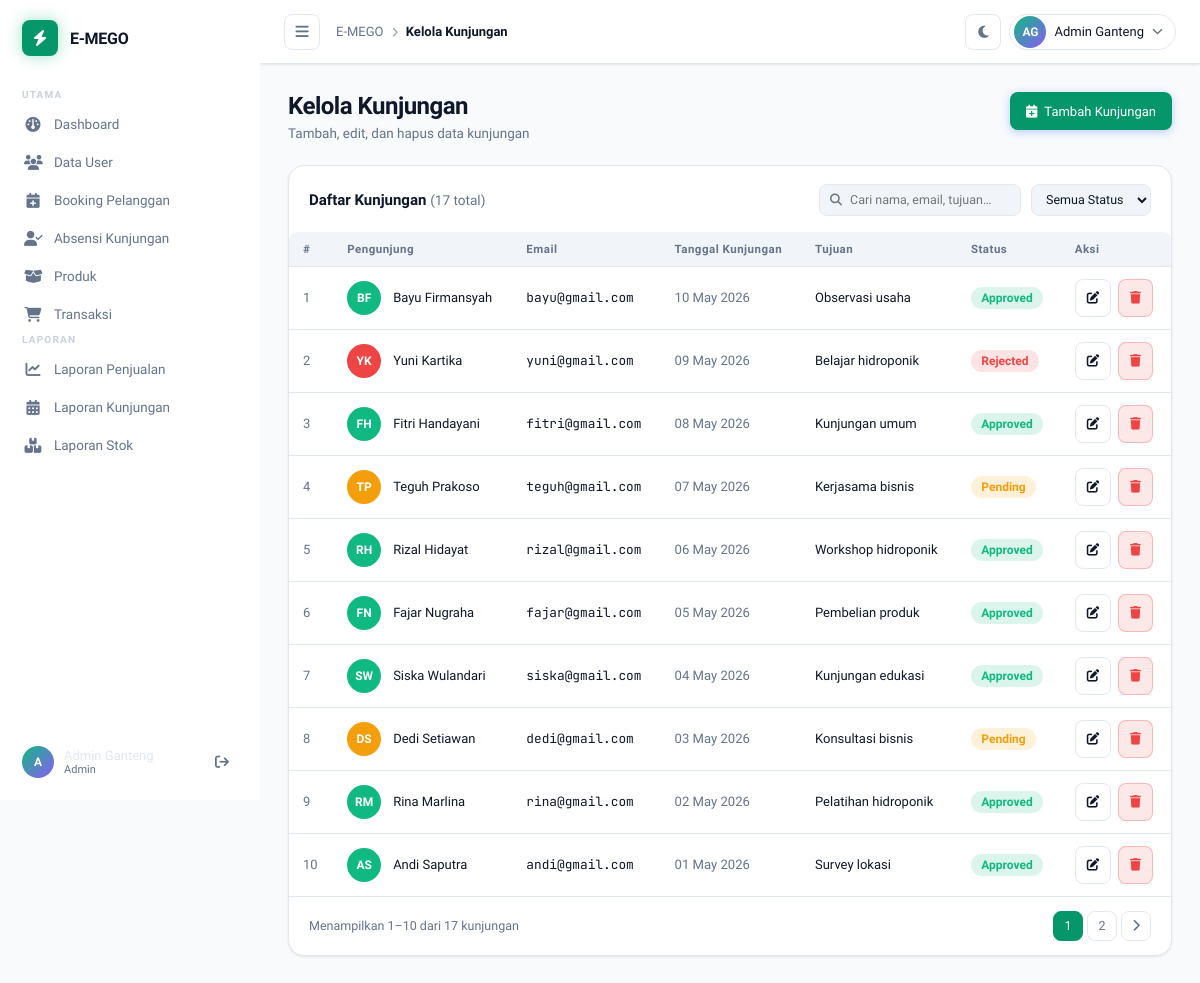
Page /admin/kelola_kunjungan.php (signed in) on the earlier database version.
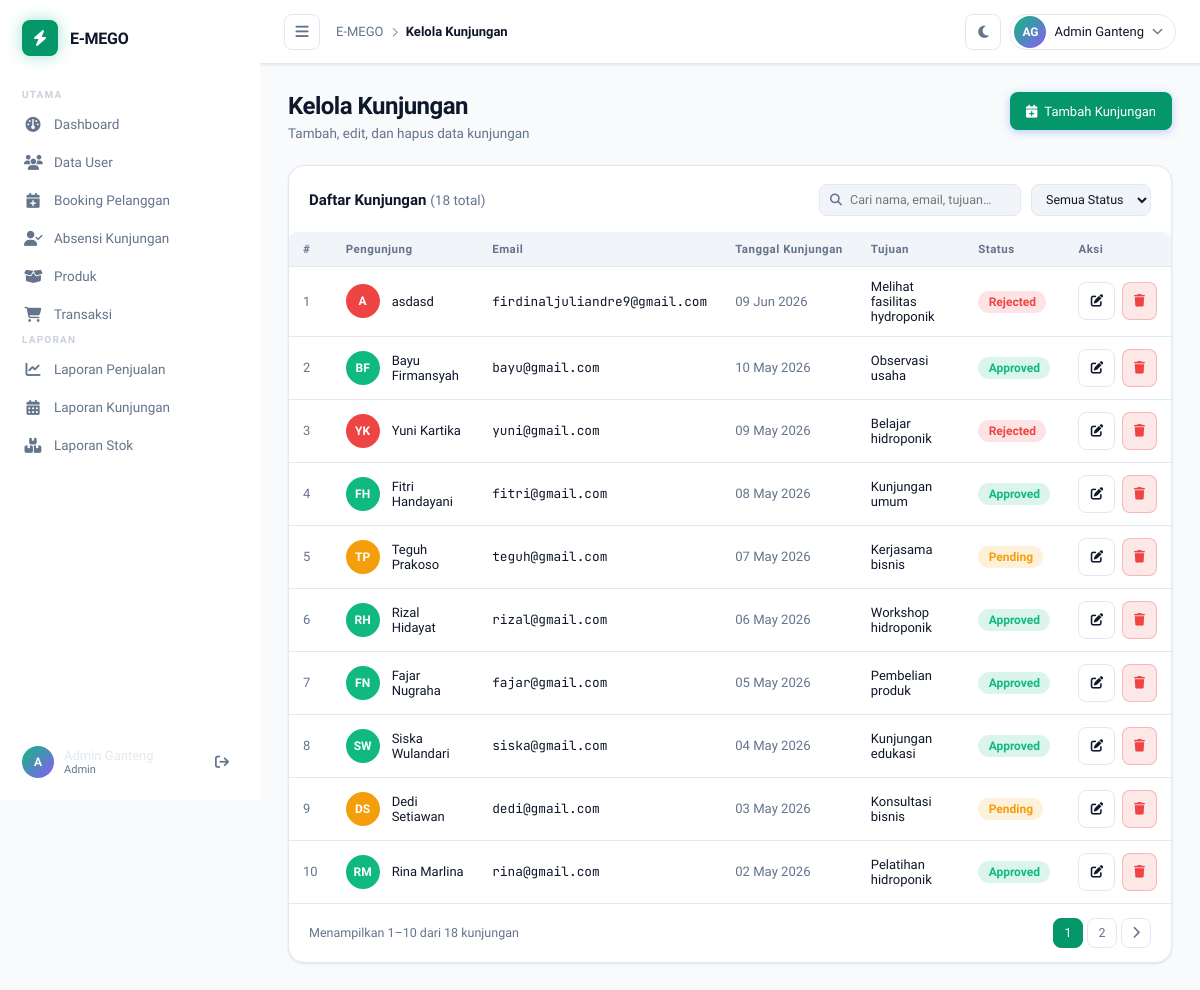
Same page on the later database version.
### tables this page shows
CREATE TABLE `kunjungan` (
  `id` int(10) UNSIGNED NOT NULL,
  `nama_pengunjung` varchar(100) NOT NULL,
  `email` varchar(255) DEFAULT NULL,
  `tanggal_kunjungan` date NOT NULL,
  `shift` enum('pagi','siang') DEFAULT 'pagi',
  `jam` varchar(50) DEFAULT '09:00',
  `jumlah_orang` int(11) DEFAULT 1,
  `tujuan` varchar(255) NOT NULL,
  `status` enum('pending','approved','rejected') DEFAULT 'pending',
  `kehadiran` enum('hadir','tidak_hadir') DEFAULT NULL,
  `created_at` timestamp NOT NULL DEFAULT current_timestamp()
);

### admin/kelola_kunjungan.php (the view, shortened to what the changed rows need)
<?php
require_once __DIR__ . '/../config.php';
$search     = trim($_GET['q'] ?? '');
$statusFilter = $_GET['status'] ?? '';
$page       = max(1, (int) ($_GET['page'] ?? 1));
$limit      = 10;
$offset     = ($page - 1) * $limit;
$where  = "WHERE 1=1";
$params = [];
$totalStmt = $pdo->prepare("SELECT COUNT(*) FROM kunjungan $where");
$totalStmt->execute($params);
$total     = (int) $totalStmt->fetchColumn();
$totalPage = (int) ceil($total / $limit);
$dataStmt = $pdo->prepare("SELECT id, nama_pengunjung, email, tanggal_kunjungan, tujuan, status, created_at FROM kunjungan $where ORDER BY id DESC LIMIT $limit OFFSET $offset");
$dataStmt->execute($params);
$kunjungan = $dataStmt->fetchAll();
function initials(string $name): string
{
    $parts = explode(' ', trim($name));
    $init  = strtoupper(substr($parts[0], 0, 1));
    if (isset($parts[1])) $init .= strtoupper(substr($parts[1], 0, 1));
    return $init;
}
function avatarColor(string $status): string
{
    return match ($status) {
        'approved' => '#10b981',
        'pending'  => '#f59e0b',
        'rejected' => '#ef4444',
        default    => '#64748b',
    };
}
?>
<!DOCTYPE html>
<html lang="id">
<head>
    <link rel="stylesheet" href="https://cdnjs.cloudflare.com/ajax/libs/font-awesome/6.5.0/css/all.min.css" />
    <link rel="stylesheet" href="../css/style.css" />
</head>
<body>
    <div class="main-wrapper" id="mainWrapper">
        <main class="content" id="contentArea">
            <section class="page active">
                <div class="page-header">
                    <div>
                        <h1 class="page-title">Kelola Kunjungan</h1>
                    </div>
                </div>
                <div class="card table-card">
                    <div class="card-header">
                        <h3>Daftar Kunjungan <span style="color:var(--text-muted);font-weight:400;font-size:.85rem">(<?= $total ?> total)</span></h3>
                    </div>
                    <div class="table-wrapper">
                        <table class="data-table">
                            <thead>
                                <tr>
                                    <th>#</th>
                                    <th>Pengunjung</th>
                                    <th>Email</th>
                                    <th>Tanggal Kunjungan</th>
                                    <th>Tujuan</th>
                                    <th>Status</th>
                                    <th>Aksi</th>
                                </tr>
                            </thead>
                            <tbody>
                                <?php if (empty($kunjungan)): ?>
                                    <tr>
                                        <td colspan="7" style="text-align:center;padding:2rem;color:var(--text-muted)">
                                            <i class="fa-solid fa-calendar-xmark" style="font-size:2rem;margin-bottom:.5rem;display:block;opacity:.3"></i>
                                            Tidak ada kunjungan ditemukan.
                                        </td>
                                    </tr>
                                <?php else: ?>
                                    <?php foreach ($kunjungan as $i => $k): ?>
                                        <tr>
                                            <td style="color:var(--text-muted)"><?= $offset + $i + 1 ?></td>
                                            <td>
                                                <div style="display:flex;align-items:center;gap:.75rem">
                                                    <div class="activity-avatar" style="background:<?= avatarColor($k['status']) ?>;flex-shrink:0">
                                                        <?= initials($k['nama_pengunjung'] ?? '?') ?>
                                                    </div>
                                                    <span style="font-weight:500"><?= htmlspecialchars($k['nama_pengunjung'] ?? '—') ?></span>
                                                </div>
                                            </td>
                                            <td style="font-family:'JetBrains Mono',monospace;font-size:.8rem">
                                                <?= htmlspecialchars($k['email'] ?? '—') ?>
                                            </td>
                                            <td style="color:var(--text-muted);font-size:.82rem">
                                                <?= date('d M Y', strtotime($k['tanggal_kunjungan'])) ?>
                                            </td>
                                            <td style="font-weight:500">
                                                <?= htmlspecialchars($k['tujuan']) ?>
                                            </td>
                                            <td>
                                                <?php
                                                $badgeColor = match ($k['status']) {
                                                    'approved' => 'background:rgba(16,185,129,.15);color:#10b981',
                                                    'pending'  => 'background:rgba(245,158,11,.15);color:#f59e0b',
                                                    'rejected' => 'background:rgba(239,68,68,.15);color:#ef4444',
                                                    default    => '',
                                                };
                                                ?>
                                                <span style="<?= $badgeColor ?>;padding:.25rem .65rem;border-radius:20px;font-size:.75rem;font-weight:600;text-transform:capitalize">
                                                    <?= htmlspecialchars($k['status']) ?>
                                                </span>
                                            </td>
                                            <td>
                                                <div style="display:flex;gap:.4rem">
                                                    <button type="button"
                                                        class="btn btn-outline btn-edit"
                                                        style="padding:.35rem .7rem;font-size:.78rem"
                                                        title="Edit"
                                                        data-id="<?= $k['id'] ?>"
                                                        data-nama_pengunjung="<?= htmlspecialchars($k['nama_pengunjung'], ENT_QUOTES) ?>"
                                                        data-email="<?= htmlspecialchars($k['email'] ?? '', ENT_QUOTES) ?>"
                                                        data-tanggal_kunjungan="<?= htmlspecialchars($k['tanggal_kunjungan'], ENT_QUOTES) ?>"
                                                        data-tujuan="<?= htmlspecialchars($k['tujuan'], ENT_QUOTES) ?>"
                                                        data-status="<?= htmlspecialchars($k['status'], ENT_QUOTES) ?>">
                                                        <i class="fa-solid fa-pen-to-square"></i>
                                                    </button>
                                                    <a href="kelola_kunjungan.php?hapus=<?= $k['id'] ?><?= $search ? '&q='.urlencode($search) : '' ?><?= $statusFilter ? '&status='.$statusFilter : '' ?>"
                                                        class="btn"
                                                        style="padding:.35rem .7rem;font-size:.78rem;background:rgba(239,68,68,.12);color:#ef4444;border:1px solid rgba(239,68,68,.3)"
                                                        title="Hapus"
                                                        onclick="return confirm('Yakin hapus kunjungan ini?')">
                                                        <i class="fa-solid fa-trash"></i>
                                                    </a>
                                                </div>
                                            </td>
                                        </tr>
                                    <?php endforeach; ?>
                                <?php endif; ?>
                            </tbody>
                        </table>
                    </div>
                    <?php if ($totalPage > 1): ?>
                        <div class="table-footer">
                            <span class="table-info">
                                Menampilkan <?= $offset + 1 ?>–<?= min($offset + $limit, $total) ?> dari <?= $total ?> kunjungan
                            </span>
                            <div class="pagination">
                                <?php for ($p = 1; $p <= $totalPage; $p++): ?>
                                    <a href="?page=<?= $p ?>&q=<?= urlencode($search) ?>&status=<?= $statusFilter ?>"
                                        class="page-btn <?= $p === $page ? 'active' : '' ?>">
                                        <?= $p ?>
                                    </a>
                                <?php endfor; ?>
                                <?php if ($page < $totalPage): ?>
                                    <a href="?page=<?= $page+1 ?>&q=<?= urlencode($search) ?>&status=<?= $statusFilter ?>" class="page-btn">
                                        <i class="fa-solid fa-chevron-right"></i>
                                    </a>
                                <?php endif; ?>
                            </div>
                        </div>
                    <?php endif; ?>
                </div>
            </section>
        </main>
    </div>
</body>
</html>

Differences in the rows shown:
no longer on this page (row edited): kunjungan: i "10", nama_pengunjung "AS", nama_pengunjung "Andi Saputra", email "andi@gmail.com", tanggal_kunjungan "01 May 2026", tujuan "Survey lokasi", status "Approved"
added kunjungan: i "1", nama_pengunjung "A", nama_pengunjung "asdasd", email "firdinaljuliandre9@gmail.com", tanggal_kunjungan "09 Jun 2026", tujuan "Melihat fasilitas hydroponik", status "Rejected"
changed kunjungan "10 May 2026": i "1" → "2"
changed kunjungan "09 May 2026": i "2" → "3"
changed kunjungan "08 May 2026": i "3" → "4"
changed kunjungan "07 May 2026": i "4" → "5"
changed kunjungan "06 May 2026": i "5" → "6"
changed kunjungan "05 May 2026": i "6" → "7"
changed kunjungan "04 May 2026": i "7" → "8"
changed kunjungan "03 May 2026": i "8" → "9"
changed kunjungan "02 May 2026": i "9" → "10"
Other differences:
$total: "17" → "18"
